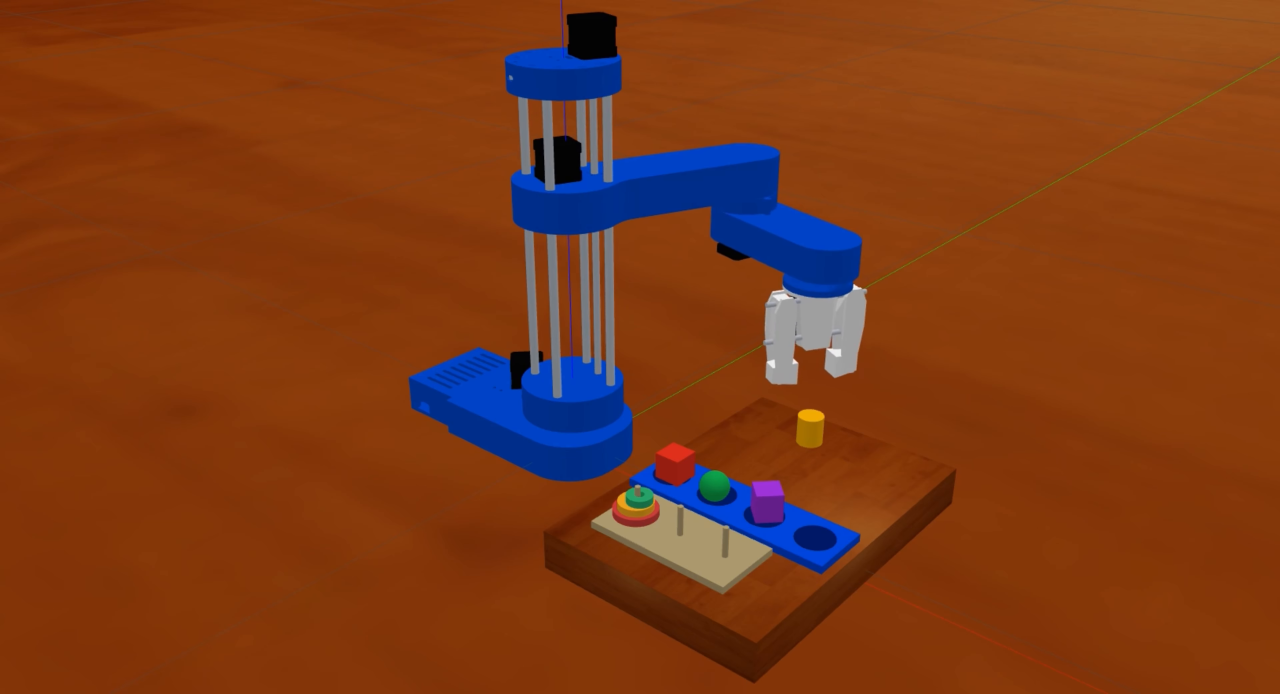
#> input picture frame 159 of media/original/SCARA_Robot_Gazebo.webm, 3840 x 2082 px, given in place of the camera (shown at 1/3 size)
$ python blue_target.py
#> lines starting #> are read from the running program, lines starting #| are printed output that depends on the picture; after the words box and inside, x2 and y2 are one past the last pixel; in counts of white or black regions, pixels touching at a corner belong together
#> in main, frame is the input picture: shape (2082, 3840, 3); mean B, G, R 24.3, 59.3, 125.3
"""Camera preview and optional planar mapping for a blue pick target."""

import argparse
import json
from pathlib import Path

import cv2
import numpy as np


def detect_blue(frame, minimum_area=350):
#> called with minimum_area = 350
    hsv = cv2.cvtColor(frame, cv2.COLOR_BGR2HSV)
#> hsv: shape (2082, 3840, 3); mean H, S, V 19.5, 229.3, 136.1
    mask = cv2.inRange(hsv, (95, 80, 45), (135, 255, 255))
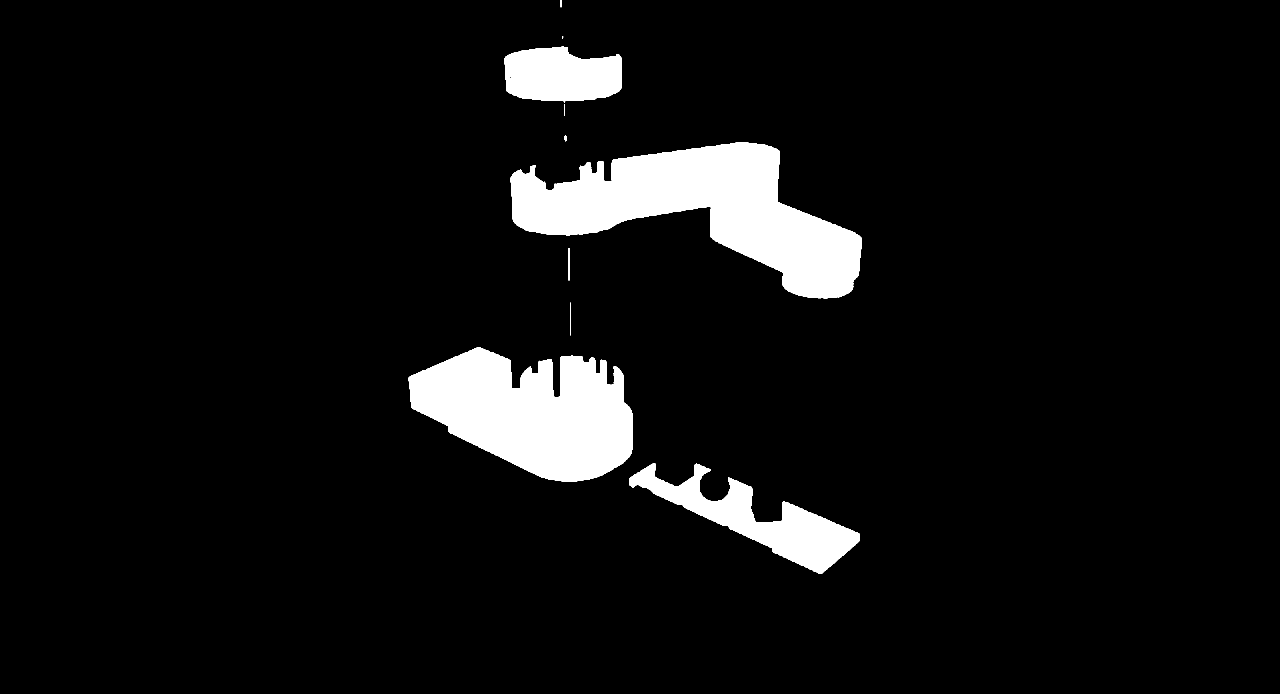
#> mask: shape (2082, 3840) (shown at 1/3 size); 6.6% white; 11 white regions (1 under 20 px), largest, box (x1, y1, x2, y2) and area: (1532, 428, 2586, 895) 226971, (1226, 1042, 1898, 1444) 181305, (1888, 1390, 2580, 1722) 69224
    mask = cv2.morphologyEx(mask, cv2.MORPH_OPEN, np.ones((5, 5), np.uint8))
#> mask: shape (2082, 3840); 6.6% white; 5 white regions, box (x1, y1, x2, y2) and area: (1532, 428, 2586, 895) 226916, (1226, 1042, 1898, 1444) 181264, (1888, 1390, 2580, 1722) 69187, (1514, 140, 1864, 304) 47002, (1694, 408, 1700, 420) 72
    mask = cv2.morphologyEx(mask, cv2.MORPH_CLOSE, np.ones((5, 5), np.uint8))
#> mask: shape (2082, 3840); 6.6% white; 5 white regions
    contours, _ = cv2.findContours(mask, cv2.RETR_EXTERNAL, cv2.CHAIN_APPROX_SIMPLE)
#> contours = 5 contours; box (x1, y1, x2, y2) and area: (1532, 428, 2586, 895) 225338, (1226, 1042, 1898, 1444) 180016, (1888, 1390, 2580, 1722) 68124, (1514, 140, 1864, 304) 46534, (1694, 408, 1700, 420) 55
    if not contours:
        return None, mask
    contour = max(contours, key=cv2.contourArea)
#> contour = contour of 1002 points, box (x1, y1, x2, y2) (1532, 428, 2586, 895), area 225338
    area = cv2.contourArea(contour)
#> area = 225338
    moments = cv2.moments(contour)
#> moments = moments, m00 225338, centre m10/m00, m01/m00 = (2105, 630.1)
    if area < minimum_area or moments["m00"] == 0:
        return None, mask
    return (moments["m10"] / moments["m00"], moments["m01"] / moments["m00"], area), mask


def load_mapping(path, frame_size):
    config = json.loads(Path(path).read_text())
    if tuple(config["image_size"]) != frame_size:
        raise ValueError("Camera resolution differs from calibration image_size")
    pixels = np.asarray(config["pixels_uv"], dtype=np.float32)
    robot = np.asarray(config["robot_xy_mm"], dtype=np.float32)
    if pixels.shape != (4, 2) or robot.shape != (4, 2):
        raise ValueError("Calibration requires four pixel and four robot points")
    matrix = cv2.getPerspectiveTransform(pixels, robot)
    if not np.isfinite(matrix).all() or abs(np.linalg.det(matrix)) < 1e-12:
        raise ValueError("Degenerate calibration points")
    return matrix, config


def main():
    parser = argparse.ArgumentParser(description=__doc__)
    parser.add_argument("--camera", type=int, default=0)
    parser.add_argument("--calibration", type=Path)
    parser.add_argument("--minimum-area", type=float, default=350)
    args = parser.parse_args()
    camera = cv2.VideoCapture(args.camera)
    if not camera.isOpened():
        raise RuntimeError(f"Cannot open camera {args.camera}")
    matrix = config = None
    try:
        while True:
            ok, frame = camera.read()
            if not ok:
                raise RuntimeError("Camera stopped producing frames")
            if args.calibration and matrix is None:
                matrix, config = load_mapping(args.calibration, (frame.shape[1], frame.shape[0]))
            found, mask = detect_blue(frame, args.minimum_area)
#> found = (2105, 630.1, 225338)
            if found:
                u, v, area = found
#> u = 2105; v = 630.1; area = 225338
                label = f"pixel ({u:.0f}, {v:.0f}) area {area:.0f}"
#> label = 'pixel (2105, 630) area 225338'
                if matrix is not None:
                    xy = cv2.perspectiveTransform(np.array([[[u, v]]], np.float32), matrix)[0, 0]
                    x, y = map(float, xy)
                    bounds = config["workspace_xy_mm"]
                    valid = bounds["x"][0] <= x <= bounds["x"][1] and bounds["y"][0] <= y <= bounds["y"][1]
                    label += f" | robot ({x:.1f}, {y:.1f}) mm | {'IN' if valid else 'OUT OF'} bounds"
                cv2.circle(frame, (round(u), round(v)), 8, (0, 255, 0), 2)
                cv2.putText(frame, label, (10, 30), cv2.FONT_HERSHEY_SIMPLEX, .55, (255, 255, 255), 2)
            cv2.imshow("Blue target (q to quit)", frame)
            cv2.imshow("Blue mask", mask)
            if cv2.waitKey(1) & 0xFF == ord("q"):
#> (key q is pressed here)
                break
    finally:
        camera.release()
        cv2.destroyAllWindows()


if __name__ == "__main__":
    main()

$ run again, starting later in the video
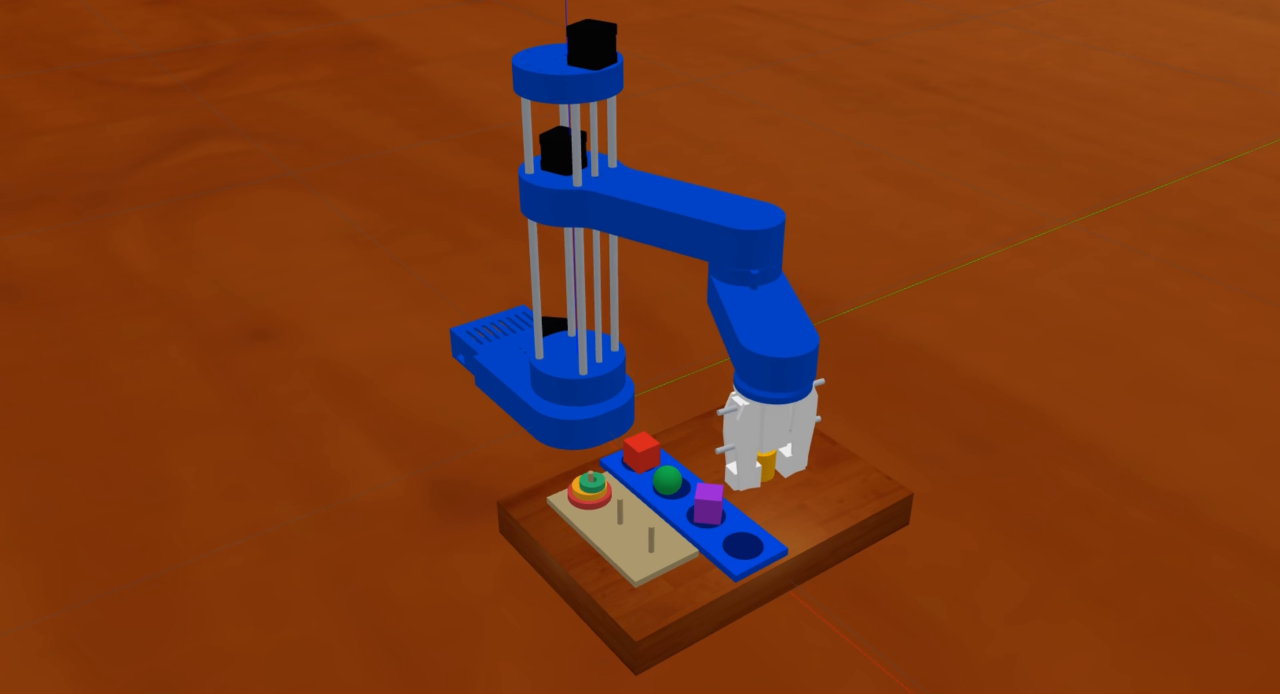
#> input picture frame 716 of media/original/SCARA_Robot_Gazebo.webm, 3840 x 2082 px, given in place of the camera (shown at 1/3 size)
#> in main, frame is the input picture: shape (2082, 3840, 3); mean B, G, R 23.9, 58.5, 124.8
#> hsv: shape (2082, 3840, 3); mean H, S, V 19.2, 230.8, 135.9
#> in detect_blue, `mask = cv2.inRange(hsv, (95, 80, 45), (135, 255, 255))`:
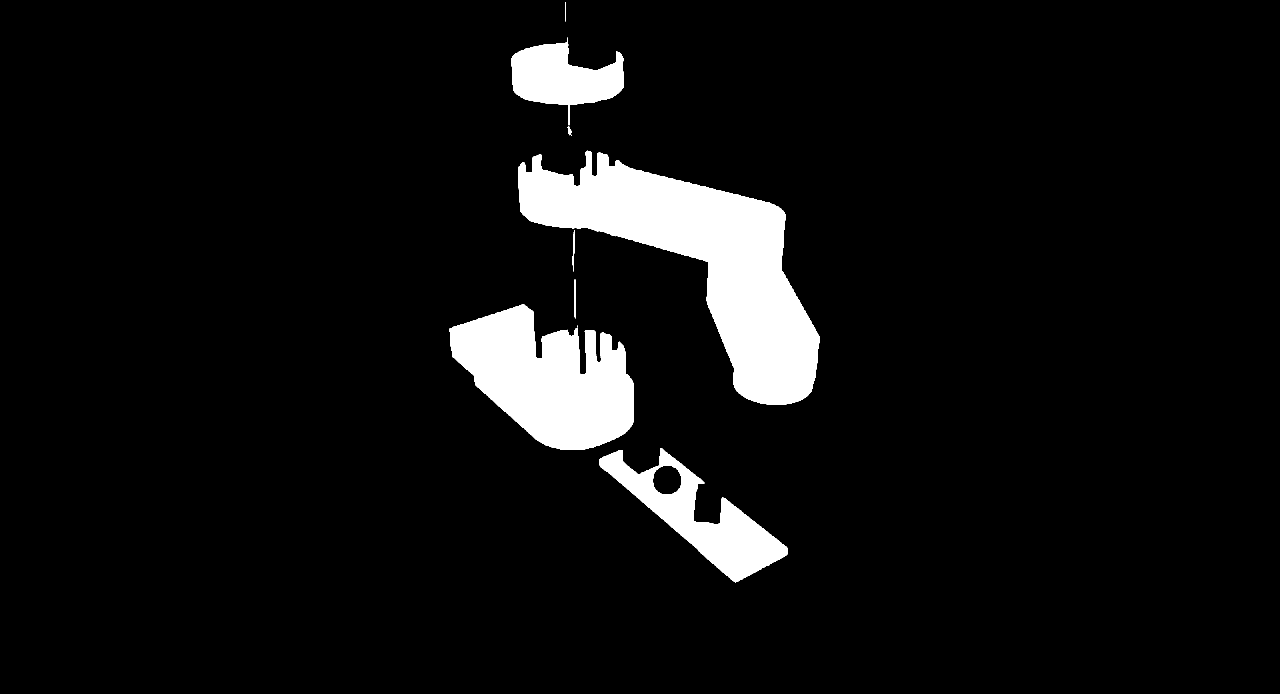
#> mask: shape (2082, 3840) (shown at 1/3 size); 6.7% white; 9 white regions (1 under 20 px), largest, box (x1, y1, x2, y2) and area: (1554, 452, 2458, 1214) 264368, (1348, 914, 1902, 1350) 151290, (1798, 1346, 2364, 1748) 69996
#> contours = 6 contours; box (x1, y1, x2, y2) and area: (1554, 454, 2458, 1214) 262666, (1348, 914, 1902, 1350) 150080, (1798, 1346, 2364, 1746) 75065, (1534, 128, 1870, 316) 44038, (1704, 382, 1714, 404) 138, (1723, 892, 1728, 912) 76
#> contour = contour of 1158 points, box (x1, y1, x2, y2) (1554, 454, 2458, 1214), area 262666
#> in detect_blue, `area = cv2.contourArea(contour)`: area = 262665.5
#> moments = moments, m00 262665.5, centre m10/m00, m01/m00 = (2098.3, 782.2)
#> found = (2098.3, 782.2, 262665.5)
#> in main, `u, v, area = found`: u = 2098.3; v = 782.2; area = 262665.5
#> label = 'pixel (2098, 782) area 262666'

$ run again, starting later in the video
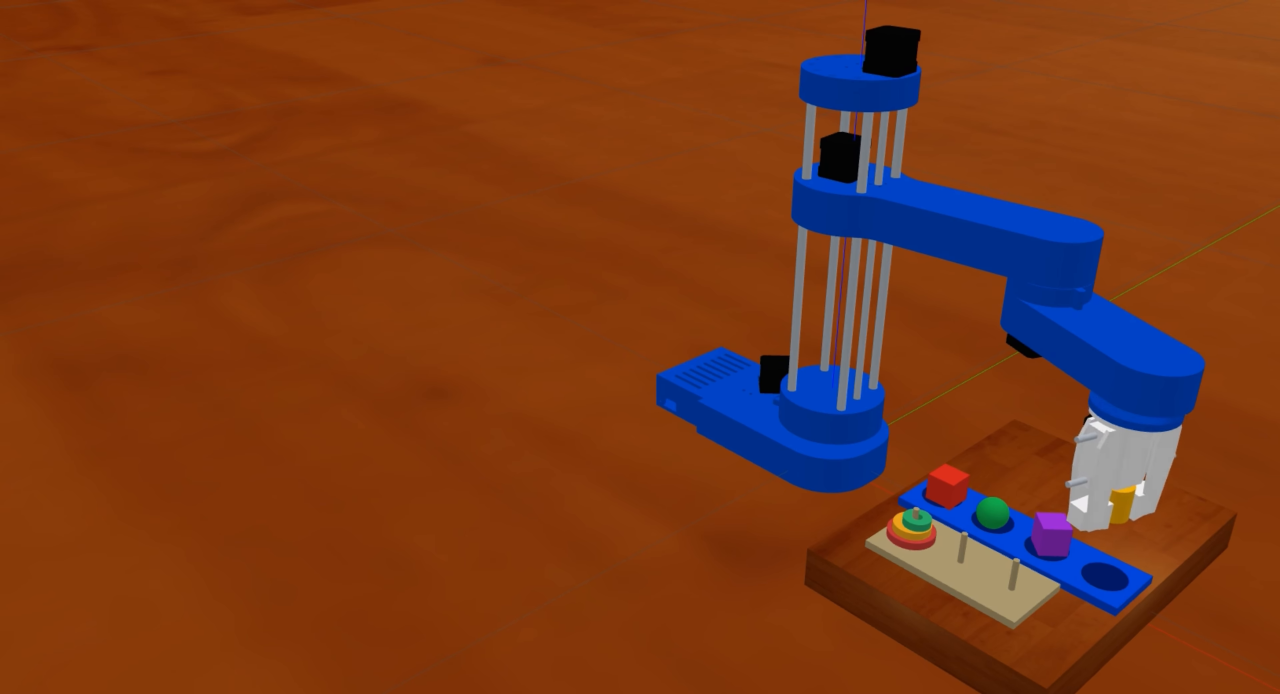
#> input picture frame 1274 of media/original/SCARA_Robot_Gazebo.webm, 3840 x 2082 px, given in place of the camera (shown at 1/3 size)
#> in main, frame is the input picture: shape (2082, 3840, 3); mean B, G, R 26.9, 58.3, 121.8
#> hsv: shape (2082, 3840, 3); mean H, S, V 21.3, 229.9, 135.6
#> in detect_blue, `mask = cv2.inRange(hsv, (95, 80, 45), (135, 255, 255))`:
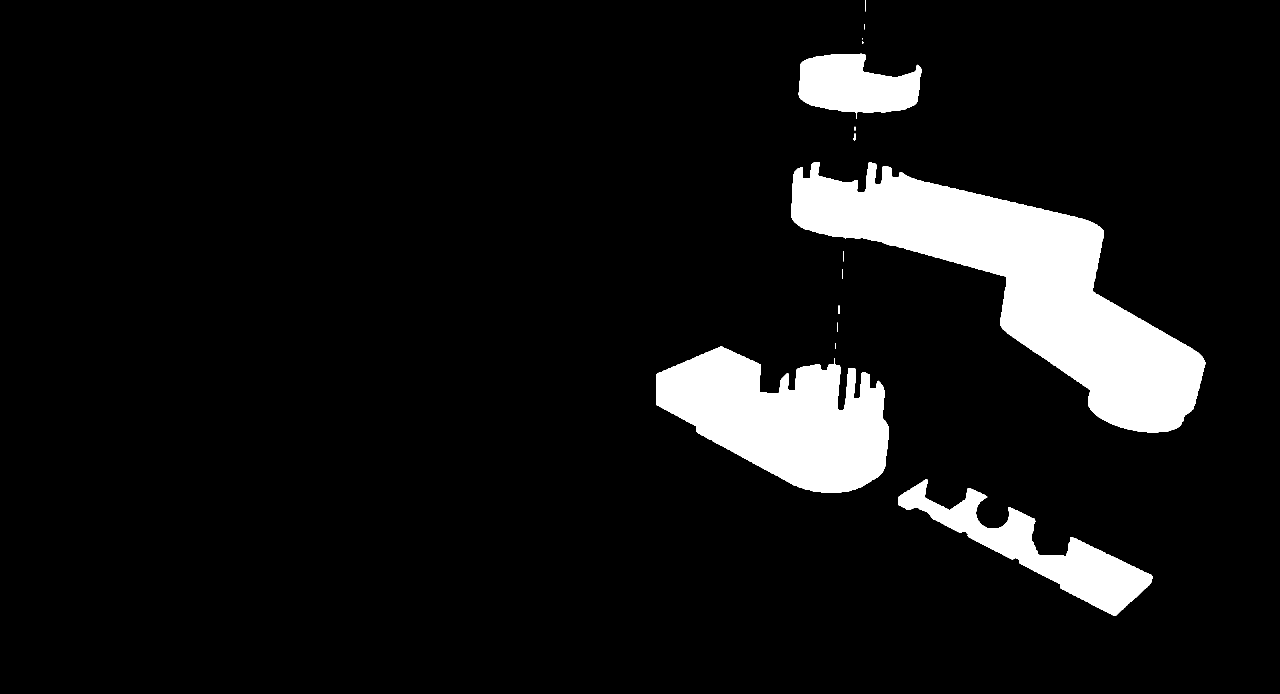
#> mask: shape (2082, 3840) (shown at 1/3 size); 8.4% white; 15 white regions (1 under 20 px), largest, box (x1, y1, x2, y2) and area: (2374, 486, 3616, 1298) 351703, (1968, 1040, 2666, 1478) 191280, (2694, 1438, 3458, 1848) 79278
#> contours = 5 contours; box (x1, y1, x2, y2) and area: (2374, 488, 3616, 1298) 349676, (1968, 1040, 2666, 1478) 189870, (2694, 1438, 3458, 1848) 78087, (2396, 162, 2764, 338) 47808, (2560, 406, 2568, 420) 64
#> contour = contour of 1660 points, box (x1, y1, x2, y2) (2374, 488, 3616, 1298), area 349676
#> in detect_blue, `area = cv2.contourArea(contour)`: area = 349676
#> moments = moments, m00 349676, centre m10/m00, m01/m00 = (3070.3, 855.3)
#> found = (3070.3, 855.3, 349676)
#> in main, `u, v, area = found`: u = 3070.3; v = 855.3; area = 349676
#> label = 'pixel (3070, 855) area 349676'
